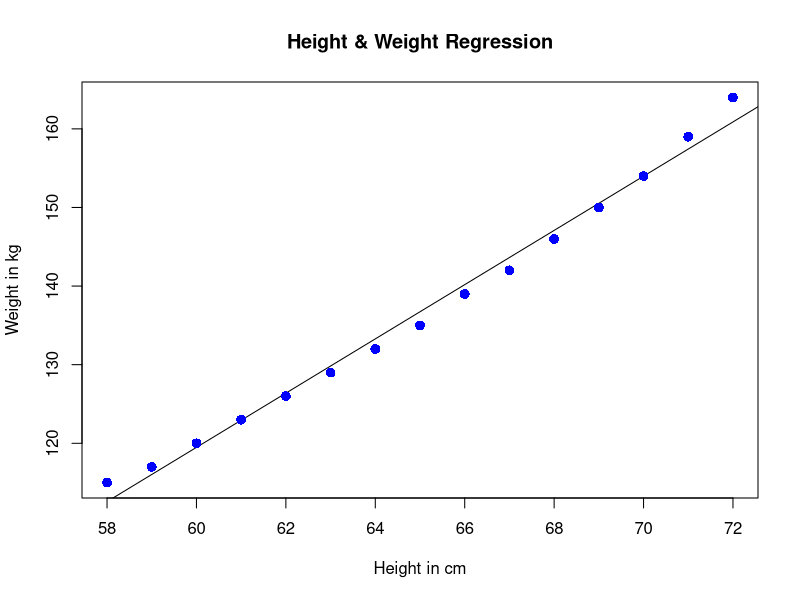

R code for this plot:
women
View(women)
relation <- lm(women$height ~ women$weight)
print(relation)
plot(women$height,women$weight,col = "blue",main = "Height & Weight Regression",abline(lm(women$weight ~ women$height)),cex = 1.3,pch = 16,xlab = "Height in cm",ylab = "Weight in kg")
